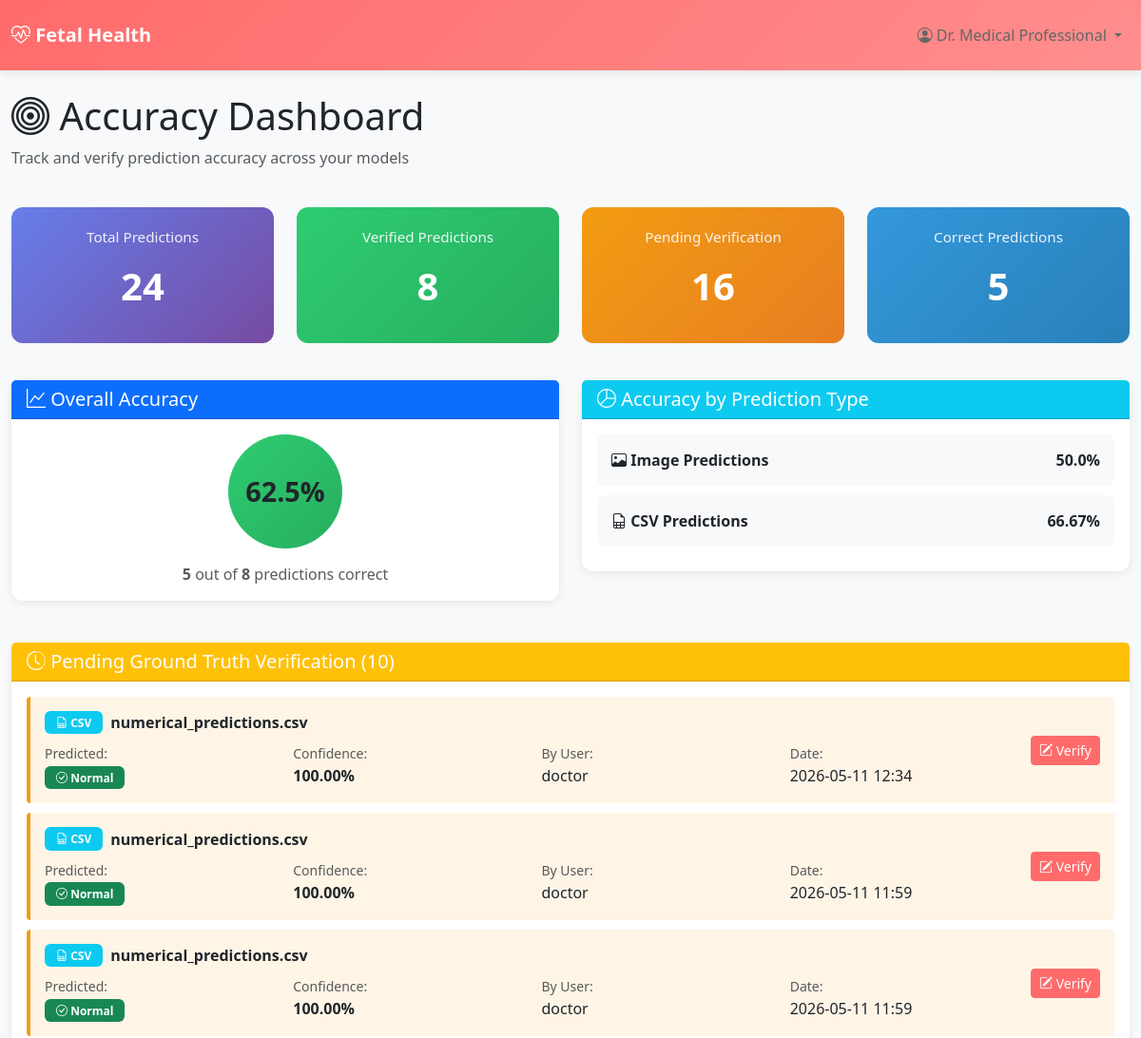
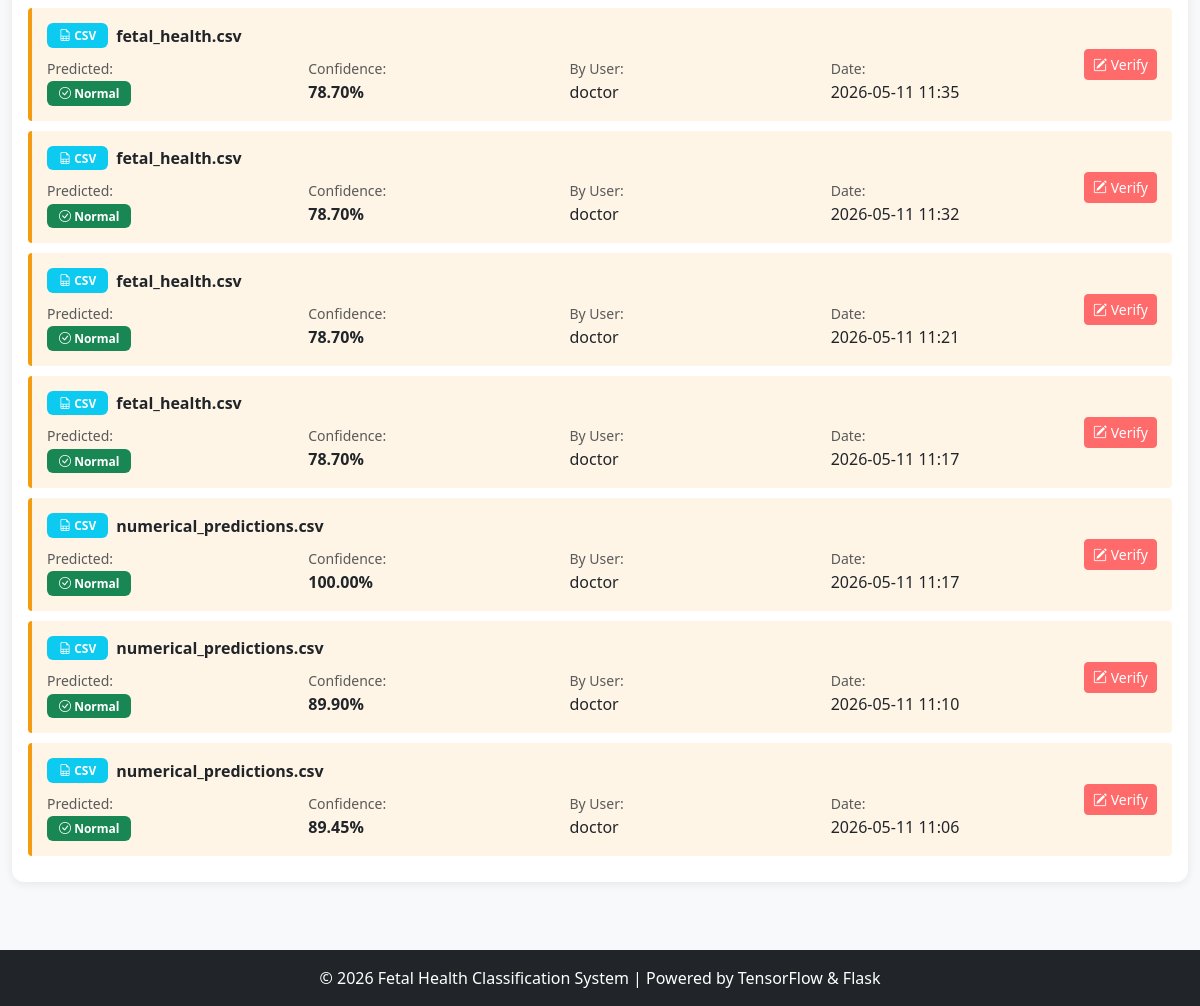
Page /accuracy_dashboard (signed in) on the committed database (2 pictures, top to bottom).
### src/models.py (models this page shows, shortened)
class User(UserMixin, db.Model):
    __tablename__ = 'users'
    id = db.Column(db.Integer, primary_key=True)
    username = db.Column(db.String(80), unique=True, nullable=False, index=True)
    email = db.Column(db.String(120), unique=True, nullable=False, index=True)
    password_hash = db.Column(db.String(255), nullable=False)
    role = db.Column(db.String(20), nullable=False, default='doctor')  # doctor, admin
    full_name = db.Column(db.String(120), nullable=False)
    is_active = db.Column(db.Boolean, default=True)
    created_at = db.Column(db.DateTime, default=datetime.utcnow)
    predictions = db.relationship('Prediction',
                                 foreign_keys='Prediction.user_id',
                                 backref='user',
                                 lazy=True,
                                 cascade='all, delete-orphan')
    verified_predictions = db.relationship('Prediction',
                                          foreign_keys='Prediction.verified_by_user',
                                          backref='verifier',
                                          lazy=True)

class Prediction(db.Model):
    __tablename__ = 'predictions'
    id = db.Column(db.Integer, primary_key=True)
    user_id = db.Column(db.Integer, db.ForeignKey('users.id'), nullable=False, index=True)
    prediction_type = db.Column(db.String(20), nullable=False)  # csv, image
    result = db.Column(db.String(30), nullable=False)  # Normal, Suspect, Pathological
    confidence = db.Column(db.Float, nullable=False)
    probabilities = db.Column(db.String(500), nullable=True)  # JSON string
    file_name = db.Column(db.String(255), nullable=True)
    notes = db.Column(db.Text, nullable=True)
    actual_label = db.Column(db.String(30), nullable=True)  # Ground truth label (Normal, Suspect, Pathological)
    is_correct = db.Column(db.Boolean, nullable=True)  # Whether prediction matches actual label
    accuracy_verified = db.Column(db.Boolean, default=False)  # Whether ground truth has been verified
    verified_by_user = db.Column(db.Integer, db.ForeignKey('users.id'), nullable=True)  # Who verified
    verified_at = db.Column(db.DateTime, nullable=True)  # When ground truth was added
    created_at = db.Column(db.DateTime, default=datetime.utcnow, index=True)

### src/app_advanced.py (the view)
@app.route('/accuracy_dashboard')
@login_required
def accuracy_dashboard():
    try:
        if current_user.role == 'admin':
            total_predictions = Prediction.query.count()
            verified_predictions = Prediction.query.filter_by(accuracy_verified=True).all()
            unverified = Prediction.query.filter_by(accuracy_verified=False).order_by(
                Prediction.created_at.desc()
            ).limit(10).all()
        else:
            total_predictions = Prediction.query.filter_by(user_id=current_user.id).count()
            verified_predictions = Prediction.query.filter_by(
                user_id=current_user.id,
                accuracy_verified=True
            ).all()
            unverified = Prediction.query.filter_by(
                user_id=current_user.id,
                accuracy_verified=False
            ).order_by(Prediction.created_at.desc()).limit(10).all()
        correct_count = sum(1 for p in verified_predictions if p.is_correct) if verified_predictions else 0
        verified_count = len(verified_predictions)
        unverified_count = total_predictions - verified_count
        overall_accuracy = round((correct_count / verified_count * 100), 2) if verified_count > 0 else 0
        image_preds = [p for p in verified_predictions if p.prediction_type == 'image']
        csv_preds = [p for p in verified_predictions if p.prediction_type == 'csv']
        image_accuracy = round((sum(1 for p in image_preds if p.is_correct) / len(image_preds) * 100), 2) if image_preds else 0
        csv_accuracy = round((sum(1 for p in csv_preds if p.is_correct) / len(csv_preds) * 100), 2) if csv_preds else 0
        stats = {
            'total_predictions': total_predictions,
            'verified_count': verified_count,
            'unverified_count': unverified_count,
            'correct_count': correct_count,
            'incorrect_count': verified_count - correct_count,
            'overall_accuracy': overall_accuracy,
            'image_accuracy': image_accuracy,
            'csv_accuracy': csv_accuracy
        }
        return render_template('accuracy_dashboard.html',
                             stats=stats,
                             unverified_predictions=unverified,
                             verified_count=verified_count)
    except Exception as e:
        logger.error(f"Accuracy dashboard error: {str(e)}")
        flash(f'❌ Error loading dashboard: {str(e)}', 'error')
        return redirect(url_for('dashboard'))

### src/app_advanced.py (called while the page is built)
@login_manager.user_loader
def load_user(user_id):
    return User.query.get(int(user_id))

### templates/accuracy_dashboard.html (shortened to what this page needs)
{% extends 'base.html' %}
{% block content %}
<div class="row mb-4">
    <div class="col-12">
        <h1><i class="bi bi-bullseye"></i> Accuracy Dashboard</h1>
        <p class="text-muted">Track and verify prediction accuracy across your models</p>
    </div>
</div>
<div class="row mb-4">
    <div class="col-md-3">
        <div class="stat-card">
            <div class="stat-label">Total Predictions</div>
            <div class="stat-number">{{ stats.total_predictions }}</div>
        </div>
    </div>
    <div class="col-md-3">
        <div class="stat-card success">
            <div class="stat-label">Verified Predictions</div>
            <div class="stat-number">{{ stats.verified_count }}</div>
        </div>
    </div>
    <div class="col-md-3">
        <div class="stat-card warning">
            <div class="stat-label">Pending Verification</div>
            <div class="stat-number">{{ stats.unverified_count }}</div>
        </div>
    </div>
    <div class="col-md-3">
        <div class="stat-card info">
            <div class="stat-label">Correct Predictions</div>
            <div class="stat-number">{{ stats.correct_count }}</div>
        </div>
    </div>
</div>
<div class="row mb-4">
    <div class="col-md-6">
        <div class="card">
            <div class="card-header bg-primary text-white">
                <h5 class="mb-0"><i class="bi bi-graph-up"></i> Overall Accuracy</h5>
            </div>
            <div class="card-body text-center">
                <div class="accuracy-badge" style="background: linear-gradient(135deg, #2ecc71 0%, #27ae60 100%);">
                    {{ stats.overall_accuracy }}%
                </div>
                <p class="text-muted mb-0">
                    <strong>{{ stats.correct_count }}</strong> out of <strong>{{ stats.verified_count }}</strong> predictions correct
                </p>
            </div>
        </div>
    </div>
    <div class="col-md-6">
        <div class="card">
            <div class="card-header bg-info text-white">
                <h5 class="mb-0"><i class="bi bi-pie-chart"></i> Accuracy by Prediction Type</h5>
            </div>
            <div class="card-body">
                {% if stats.image_accuracy is not none %}
                    <div class="type-accuracy">
                        <div class="type-name">
                            <i class="bi bi-image"></i> Image Predictions
                        </div>
                        <div class="type-stats">
                            <strong>{{ stats.image_accuracy }}%</strong>
                        </div>
                    </div>
                {% endif %}
                {% if stats.csv_accuracy is not none %}
                    <div class="type-accuracy">
                        <div class="type-name">
                            <i class="bi bi-file-earmark-spreadsheet"></i> CSV Predictions
                        </div>
                        <div class="type-stats">
                            <strong>{{ stats.csv_accuracy }}%</strong>
                        </div>
                    </div>
                {% endif %}
            </div>
        </div>
    </div>
</div>
<div class="row">
    <div class="col-12">
        <div class="card">
            <div class="card-header bg-warning text-white">
                <h5 class="mb-0">
                    <i class="bi bi-clock-history"></i> Pending Ground Truth Verification ({{ unverified_predictions|length }})
                </h5>
            </div>
            <div class="card-body">
                {% if unverified_predictions %}
                    <div id="unverified-list">
                        {% for pred in unverified_predictions %}
                            <div class="unverified-item" data-pred-id="{{ pred.id }}">
                                <div class="flex-grow-1">
                                    <div class="d-flex align-items-center mb-2">
                                        {% if pred.prediction_type == 'image' %}
                                            <span class="badge bg-warning me-2"><i class="bi bi-image"></i> Image</span>
                                        {% else %}
                                            <span class="badge bg-info me-2"><i class="bi bi-file-earmark-spreadsheet"></i> CSV</span>
                                        {% endif %}
                                        <strong>{{ pred.file_name }}</strong>
                                    </div>
                                    <div class="row text-sm">
                                        <div class="col-md-3">
                                            <small class="text-muted">Predicted:</small>
                                            <div>
                                                {% if pred.result == 'Normal' %}
                                                    <span class="badge bg-success"><i class="bi bi-check-circle"></i> {{ pred.result }}</span>
                                                {% elif pred.result == 'Suspect' %}
                                                    <span class="badge bg-warning"><i class="bi bi-exclamation-triangle"></i> {{ pred.result }}</span>
                                                {% else %}
                                                    <span class="badge bg-danger"><i class="bi bi-x-circle"></i> {{ pred.result }}</span>
                                                {% endif %}
                                            </div>
                                        </div>
                                        <div class="col-md-3">
                                            <small class="text-muted">Confidence:</small>
                                            <div><strong>{{ "%.2f" | format(pred.confidence * 100) }}%</strong></div>
                                        </div>
                                        <div class="col-md-3">
                                            <small class="text-muted">By User:</small>
                                            <div>{{ pred.user.username if pred.user else 'Unknown' }}</div>
                                        </div>
                                        <div class="col-md-3">
                                            <small class="text-muted">Date:</small>
                                            <div>{{ pred.created_at.strftime('%Y-%m-%d %H:%M') }}</div>
                                        </div>
                                    </div>
                                </div>
                                <div class="ms-3">
                                    <button class="btn btn-primary btn-sm" onclick="toggleVerifyForm({{ pred.id }})">
                                        <i class="bi bi-pencil-square"></i> Verify
                                    </button>
                                </div>
                            </div>
                        {% endfor %}
                    </div>
                {% else %}
                    <div class="alert alert-success mb-0">
                        <i class="bi bi-check-circle"></i> <strong>Excellent!</strong> All predictions have been verified.
                    </div>
                {% endif %}
            </div>
        </div>
    </div>
</div>
{% endblock %}

### templates/base.html (shortened to what this page needs)
<!DOCTYPE html>
<html lang="en">
<head>
    <link href="https://cdn.jsdelivr.net/npm/bootstrap@5.3.0/dist/css/bootstrap.min.css" rel="stylesheet">
    <link href="https://cdn.jsdelivr.net/npm/bootstrap-icons@1.11.0/font/bootstrap-icons.css" rel="stylesheet">
</head>
<body>
    <nav class="navbar navbar-expand-lg navbar-dark">
        <div class="container-fluid">
            <a class="navbar-brand" href="{{ url_for('dashboard') }}">
                <i class="bi bi-heart-pulse"></i> Fetal Health
            </a>
            <div class="collapse navbar-collapse" id="navbarNav">
                <ul class="navbar-nav ms-auto">
                    <li class="nav-item dropdown">
                        <a class="nav-link dropdown-toggle" href="#" id="userDropdown" role="button" data-bs-toggle="dropdown">
                            <i class="bi bi-person-circle"></i> {{ current_user.full_name }}
                        </a>
                    </li>
                </ul>
            </div>
        </div>
    </nav>
    <div class="container-fluid mt-4">
        {% block content %}{% endblock %}
    </div>
    <footer class="bg-dark text-white text-center py-3 mt-5">
        <p class="mb-0">© 2026 Fetal Health Classification System | Powered by TensorFlow & Flask</p>
    </footer>
</body>
</html>

### templates/base.html (style rules this page uses)
:root { --primary: #FF6B6B; --secondary: #4ECDC4; --success: #2ecc71; --warning: #f39c12; --danger: #e74c3c; --info: #3498db; --light: #ecf0f1; --dark: #2c3e50; }
body { background-color: #f8f9fa; font-family: 'Segoe UI', Tahoma, Geneva, Verdana, sans-serif; }
.navbar { background: linear-gradient(135deg, var(--primary), #FF8E8E) !important; box-shadow: 0 2px 10px rgba(0, 0, 0, 0.1); }
.navbar-brand { font-weight: bold; font-size: 20px; }
.nav-link { color: #666 !important; padding: 12px 20px; margin: 5px 0; border-radius: 6px; transition: all 0.3s; }
.card { border: none; border-radius: 12px; box-shadow: 0 2px 10px rgba(0, 0, 0, 0.08); margin-bottom: 20px; }
.btn-primary { background: var(--primary); border-color: var(--primary); }
.badge { padding: 6px 12px; font-size: 12px; }

### templates/accuracy_dashboard.html (style rules this page uses)
.stat-card { background: linear-gradient(135deg, #667eea 0%, #764ba2 100%); color: white; padding: 20px; border-radius: 12px; margin-bottom: 15px; text-align: center; }
.stat-card.success { background: linear-gradient(135deg, #2ecc71 0%, #27ae60 100%); }
.stat-card.warning { background: linear-gradient(135deg, #f39c12 0%, #e67e22 100%); }
.stat-card.info { background: linear-gradient(135deg, #3498db 0%, #2980b9 100%); }
.stat-number { font-size: 2.5rem; font-weight: bold; margin: 10px 0; }
.stat-label { font-size: 0.95rem; opacity: 0.9; }
.accuracy-badge { font-size: 1.8rem; font-weight: bold; padding: 15px; border-radius: 50%; width: 120px; height: 120px; display: flex; align-items: center; justify-content: center; margin: 0 auto 15px; background: rgba(255, 255, 255, 0.2); }
.unverified-item { padding: 15px; border-left: 4px solid #f39c12; background-color: #fef5e7; border-radius: 4px; margin-bottom: 10px; display: flex; justify-content: space-between; align-items: center; }
.type-accuracy { display: flex; align-items: center; justify-content: space-between; padding: 15px; background: #f8f9fa; border-radius: 8px; margin-bottom: 10px; }
.type-name { font-weight: 600; flex: 1; }
.type-stats { text-align: right; flex: 1; }

### rows in the picture
User: full_name "Dr. Medical Professional"
Prediction: prediction_type "CSV", file_name "numerical_predictions.csv", result "Normal", pred.confidence*100 "100.00", user "doctor", created_at "2026-05-11 12:34"
Prediction: prediction_type "CSV", file_name "numerical_predictions.csv", result "Normal", pred.confidence*100 "100.00", user "doctor", created_at "2026-05-11 11:59"
Prediction: prediction_type "CSV", file_name "numerical_predictions.csv", result "Normal", pred.confidence*100 "100.00", user "doctor", created_at "2026-05-11 11:59"
Prediction: prediction_type "CSV", file_name "fetal_health.csv", result "Normal", pred.confidence*100 "78.70", user "doctor", created_at "2026-05-11 11:35"
Prediction: prediction_type "CSV", file_name "fetal_health.csv", result "Normal", pred.confidence*100 "78.70", user "doctor", created_at "2026-05-11 11:32"
Prediction: prediction_type "CSV", file_name "fetal_health.csv", result "Normal", pred.confidence*100 "78.70", user "doctor", created_at "2026-05-11 11:21"
Prediction: prediction_type "CSV", file_name "fetal_health.csv", result "Normal", pred.confidence*100 "78.70", user "doctor", created_at "2026-05-11 11:17"
Prediction: prediction_type "CSV", file_name "numerical_predictions.csv", result "Normal", pred.confidence*100 "100.00", user "doctor", created_at "2026-05-11 11:17"
Prediction: prediction_type "CSV", file_name "numerical_predictions.csv", result "Normal", pred.confidence*100 "89.90", user "doctor", created_at "2026-05-11 11:10"
Prediction: prediction_type "CSV", file_name "numerical_predictions.csv", result "Normal", pred.confidence*100 "89.45", user "doctor", created_at "2026-05-11 11:06"

### other values in the picture
{{ stats.total_predictions }} "24"
{{ stats.verified_count }} "8"
{{ stats.unverified_count }} "16"
{{ stats.correct_count }} "5"
{{ stats.overall_accuracy }} "62.5"
{{ stats.image_accuracy }} "50.0"
{{ stats.csv_accuracy }} "66.67"
{{ unverified_predictions|length }} "10"
